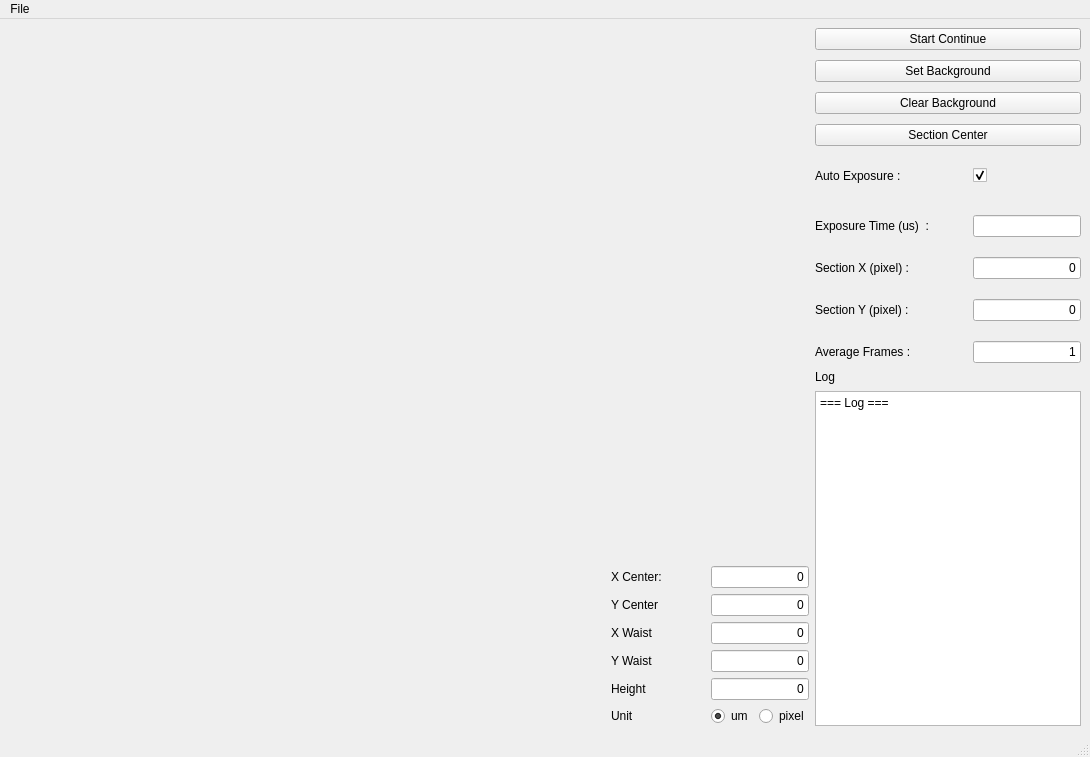
<?xml version="1.0" encoding="UTF-8"?>
<ui version="4.0">
 <class>MainWindow</class>
 <widget class="QMainWindow" name="MainWindow">
  <property name="geometry">
   <rect>
    <x>0</x>
    <y>0</y>
    <width>1090</width>
    <height>757</height>
   </rect>
  </property>
  <property name="windowTitle">
   <string>FlirCamera</string>
  </property>
  <widget class="QWidget" name="centralwidget">
   <property name="sizePolicy">
    <sizepolicy hsizetype="Expanding" vsizetype="Expanding">
     <horstretch>0</horstretch>
     <verstretch>0</verstretch>
    </sizepolicy>
   </property>
   <layout class="QGridLayout" name="gridLayoutCenter">
    <item row="0" column="0">
     <layout class="QHBoxLayout" name="horizontalLayoutWhole" stretch="3,1">
      <item>
       <layout class="QGridLayout" name="gridLayoutImage" rowstretch="3,1" columnstretch="3,1">
        <item row="1" column="1">
         <layout class="QGridLayout" name="gridLayoutFitResult" columnstretch="1,1">
          <item row="2" column="0">
           <widget class="QLabel" name="labelxWaist">
            <property name="text">
             <string>X Waist</string>
            </property>
           </widget>
          </item>
          <item row="4" column="0">
           <widget class="QLabel" name="labelHeight">
            <property name="text">
             <string>Height</string>
            </property>
           </widget>
          </item>
          <item row="5" column="0">
           <widget class="QLabel" name="labelUnit">
            <property name="text">
             <string>Unit</string>
            </property>
           </widget>
          </item>
          <item row="1" column="0">
           <widget class="QLabel" name="labelyCenter">
            <property name="text">
             <string>Y Center</string>
            </property>
           </widget>
          </item>
          <item row="3" column="0">
           <widget class="QLabel" name="labelyWaist">
            <property name="text">
             <string>Y Waist</string>
            </property>
           </widget>
          </item>
          <item row="0" column="0">
           <widget class="QLabel" name="labelxCenter">
            <property name="text">
             <string>X Center:</string>
            </property>
           </widget>
          </item>
          <item row="2" column="1">
           <widget class="QLineEdit" name="lineEditxWaist">
            <property name="enabled">
             <bool>true</bool>
            </property>
            <property name="text">
             <string>0</string>
            </property>
            <property name="alignment">
             <set>Qt::AlignRight|Qt::AlignTrailing|Qt::AlignVCenter</set>
            </property>
           </widget>
          </item>
          <item row="0" column="1">
           <widget class="QLineEdit" name="lineEditxCenter">
            <property name="enabled">
             <bool>true</bool>
            </property>
            <property name="layoutDirection">
             <enum>Qt::RightToLeft</enum>
            </property>
            <property name="text">
             <string>0</string>
            </property>
            <property name="alignment">
             <set>Qt::AlignRight|Qt::AlignTrailing|Qt::AlignVCenter</set>
            </property>
           </widget>
          </item>
          <item row="1" column="1">
           <widget class="QLineEdit" name="lineEdityCenter">
            <property name="enabled">
             <bool>true</bool>
            </property>
            <property name="layoutDirection">
             <enum>Qt::RightToLeft</enum>
            </property>
            <property name="text">
             <string>0</string>
            </property>
            <property name="alignment">
             <set>Qt::AlignRight|Qt::AlignTrailing|Qt::AlignVCenter</set>
            </property>
           </widget>
          </item>
          <item row="3" column="1">
           <widget class="QLineEdit" name="lineEdityWaist">
            <property name="enabled">
             <bool>true</bool>
            </property>
            <property name="text">
             <string>0</string>
            </property>
            <property name="alignment">
             <set>Qt::AlignRight|Qt::AlignTrailing|Qt::AlignVCenter</set>
            </property>
           </widget>
          </item>
          <item row="4" column="1">
           <widget class="QLineEdit" name="lineEditHeight">
            <property name="enabled">
             <bool>true</bool>
            </property>
            <property name="text">
             <string>0</string>
            </property>
            <property name="alignment">
             <set>Qt::AlignRight|Qt::AlignTrailing|Qt::AlignVCenter</set>
            </property>
           </widget>
          </item>
          <item row="5" column="1">
           <layout class="QHBoxLayout" name="horizontalLayoutUnit">
            <item>
             <widget class="QRadioButton" name="radioButtonUnitUm">
              <property name="text">
               <string>um</string>
              </property>
              <property name="checked">
               <bool>true</bool>
              </property>
             </widget>
            </item>
            <item>
             <widget class="QRadioButton" name="radioButtonUnitPixel">
              <property name="text">
               <string>pixel</string>
              </property>
              <property name="checked">
               <bool>false</bool>
              </property>
             </widget>
            </item>
           </layout>
          </item>
         </layout>
        </item>
        <item row="0" column="0">
         <widget class="QLabel" name="labelImage">
          <property name="sizePolicy">
           <sizepolicy hsizetype="Ignored" vsizetype="Ignored">
            <horstretch>0</horstretch>
            <verstretch>0</verstretch>
           </sizepolicy>
          </property>
          <property name="maximumSize">
           <size>
            <width>4000</width>
            <height>3000</height>
           </size>
          </property>
          <property name="text">
           <string/>
          </property>
          <property name="scaledContents">
           <bool>true</bool>
          </property>
         </widget>
        </item>
       </layout>
      </item>
      <item>
       <layout class="QVBoxLayout" name="verticalLayoutRight" stretch="0,0,0">
        <property name="spacing">
         <number>7</number>
        </property>
        <item>
         <layout class="QVBoxLayout" name="verticalLayoutControl" stretch="0,0,0,0,2">
          <property name="spacing">
           <number>10</number>
          </property>
          <item>
           <widget class="QPushButton" name="pushButtonContinue">
            <property name="sizePolicy">
             <sizepolicy hsizetype="Expanding" vsizetype="Expanding">
              <horstretch>0</horstretch>
              <verstretch>0</verstretch>
             </sizepolicy>
            </property>
            <property name="text">
             <string>Start Continue</string>
            </property>
           </widget>
          </item>
          <item>
           <widget class="QPushButton" name="pushButtonSetBg">
            <property name="sizePolicy">
             <sizepolicy hsizetype="Expanding" vsizetype="Expanding">
              <horstretch>0</horstretch>
              <verstretch>0</verstretch>
             </sizepolicy>
            </property>
            <property name="text">
             <string>Set Background</string>
            </property>
           </widget>
          </item>
          <item>
           <widget class="QPushButton" name="pushButtonClearBg">
            <property name="sizePolicy">
             <sizepolicy hsizetype="Expanding" vsizetype="Expanding">
              <horstretch>0</horstretch>
              <verstretch>0</verstretch>
             </sizepolicy>
            </property>
            <property name="text">
             <string>Clear Background</string>
            </property>
           </widget>
          </item>
          <item>
           <widget class="QPushButton" name="pushButtonSectionCenter">
            <property name="text">
             <string>Section Center</string>
            </property>
           </widget>
          </item>
          <item>
           <layout class="QGridLayout" name="gridLayoutControlValues" rowstretch="1,0,0,0,0" columnstretch="1,0">
            <property name="horizontalSpacing">
             <number>7</number>
            </property>
            <property name="verticalSpacing">
             <number>20</number>
            </property>
            <item row="3" column="1" alignment="Qt::AlignVCenter">
             <widget class="QLineEdit" name="lineEditSectionY">
              <property name="sizePolicy">
               <sizepolicy hsizetype="Expanding" vsizetype="Expanding">
                <horstretch>0</horstretch>
                <verstretch>0</verstretch>
               </sizepolicy>
              </property>
              <property name="text">
               <string>0</string>
              </property>
              <property name="alignment">
               <set>Qt::AlignRight|Qt::AlignTrailing|Qt::AlignVCenter</set>
              </property>
             </widget>
            </item>
            <item row="2" column="1" alignment="Qt::AlignVCenter">
             <widget class="QLineEdit" name="lineEditSectionX">
              <property name="sizePolicy">
               <sizepolicy hsizetype="Expanding" vsizetype="Expanding">
                <horstretch>0</horstretch>
                <verstretch>0</verstretch>
               </sizepolicy>
              </property>
              <property name="text">
               <string>0</string>
              </property>
              <property name="alignment">
               <set>Qt::AlignRight|Qt::AlignTrailing|Qt::AlignVCenter</set>
              </property>
             </widget>
            </item>
            <item row="2" column="0">
             <widget class="QLabel" name="labelSectionX">
              <property name="text">
               <string>Section X (pixel) :</string>
              </property>
             </widget>
            </item>
            <item row="3" column="0">
             <widget class="QLabel" name="labelSectionY">
              <property name="text">
               <string>Section Y (pixel) :</string>
              </property>
             </widget>
            </item>
            <item row="1" column="0">
             <widget class="QLabel" name="labelExposure">
              <property name="text">
               <string>Exposure Time (us)  :</string>
              </property>
             </widget>
            </item>
            <item row="1" column="1" alignment="Qt::AlignVCenter">
             <widget class="QLineEdit" name="lineEditExposureTime">
              <property name="sizePolicy">
               <sizepolicy hsizetype="Expanding" vsizetype="Expanding">
                <horstretch>0</horstretch>
                <verstretch>0</verstretch>
               </sizepolicy>
              </property>
              <property name="alignment">
               <set>Qt::AlignRight|Qt::AlignTrailing|Qt::AlignVCenter</set>
              </property>
             </widget>
            </item>
            <item row="4" column="1">
             <widget class="QLineEdit" name="lineEditAverageFrames">
              <property name="sizePolicy">
               <sizepolicy hsizetype="MinimumExpanding" vsizetype="Fixed">
                <horstretch>0</horstretch>
                <verstretch>0</verstretch>
               </sizepolicy>
              </property>
              <property name="text">
               <string>1</string>
              </property>
              <property name="alignment">
               <set>Qt::AlignRight|Qt::AlignTrailing|Qt::AlignVCenter</set>
              </property>
             </widget>
            </item>
            <item row="0" column="0">
             <widget class="QLabel" name="labelAutoExposure">
              <property name="text">
               <string>Auto Exposure :</string>
              </property>
             </widget>
            </item>
            <item row="4" column="0">
             <widget class="QLabel" name="labelAverageFrames">
              <property name="text">
               <string>Average Frames :</string>
              </property>
             </widget>
            </item>
            <item row="0" column="1">
             <widget class="QCheckBox" name="checkBoxAutoExposure">
              <property name="sizePolicy">
               <sizepolicy hsizetype="Expanding" vsizetype="Expanding">
                <horstretch>0</horstretch>
                <verstretch>0</verstretch>
               </sizepolicy>
              </property>
              <property name="layoutDirection">
               <enum>Qt::LeftToRight</enum>
              </property>
              <property name="autoFillBackground">
               <bool>false</bool>
              </property>
              <property name="text">
               <string/>
              </property>
              <property name="checked">
               <bool>true</bool>
              </property>
             </widget>
            </item>
           </layout>
          </item>
         </layout>
        </item>
        <item>
         <widget class="QLabel" name="labelLog">
          <property name="text">
           <string>Log</string>
          </property>
         </widget>
        </item>
        <item>
         <widget class="QPlainTextEdit" name="plainTextEditLog">
          <property name="plainText">
           <string>=== Log ===
</string>
          </property>
         </widget>
        </item>
       </layout>
      </item>
     </layout>
    </item>
   </layout>
  </widget>
  <widget class="QMenuBar" name="menubar">
   <property name="enabled">
    <bool>true</bool>
   </property>
   <property name="geometry">
    <rect>
     <x>0</x>
     <y>0</y>
     <width>1090</width>
     <height>26</height>
    </rect>
   </property>
   <widget class="QMenu" name="menuFile">
    <property name="title">
     <string>File</string>
    </property>
    <addaction name="actionsave_image_2"/>
   </widget>
   <addaction name="menuFile"/>
  </widget>
  <widget class="QStatusBar" name="statusbar"/>
  <action name="actionsave">
   <property name="text">
    <string>save</string>
   </property>
   <property name="shortcut">
    <string>Ctrl+S</string>
   </property>
   <property name="shortcutVisibleInContextMenu">
    <bool>true</bool>
   </property>
  </action>
  <action name="actionsave_image">
   <property name="text">
    <string>save image</string>
   </property>
   <property name="shortcut">
    <string>Ctrl+S</string>
   </property>
  </action>
  <action name="actionsave_image_2">
   <property name="text">
    <string>save image</string>
   </property>
   <property name="shortcut">
    <string>Ctrl+S</string>
   </property>
   <property name="shortcutContext">
    <enum>Qt::ApplicationShortcut</enum>
   </property>
  </action>
 </widget>
 <resources/>
 <connections/>
</ui>
